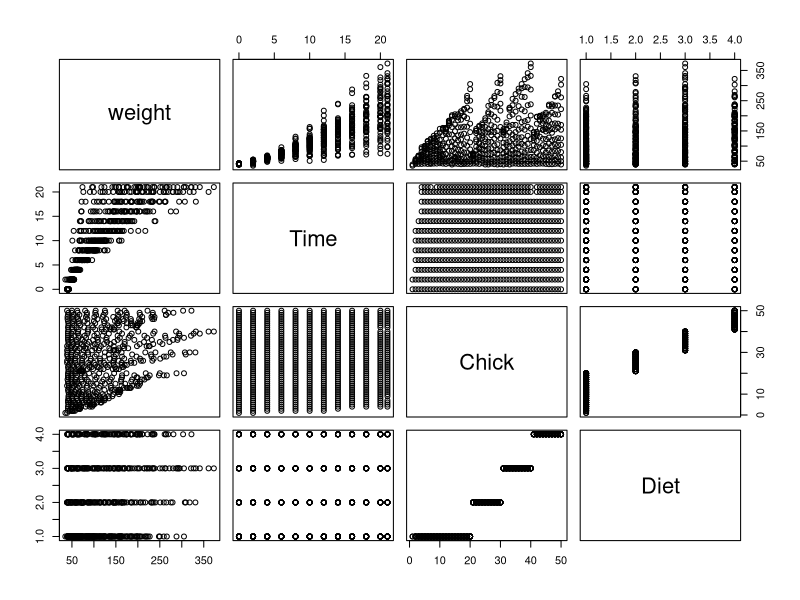
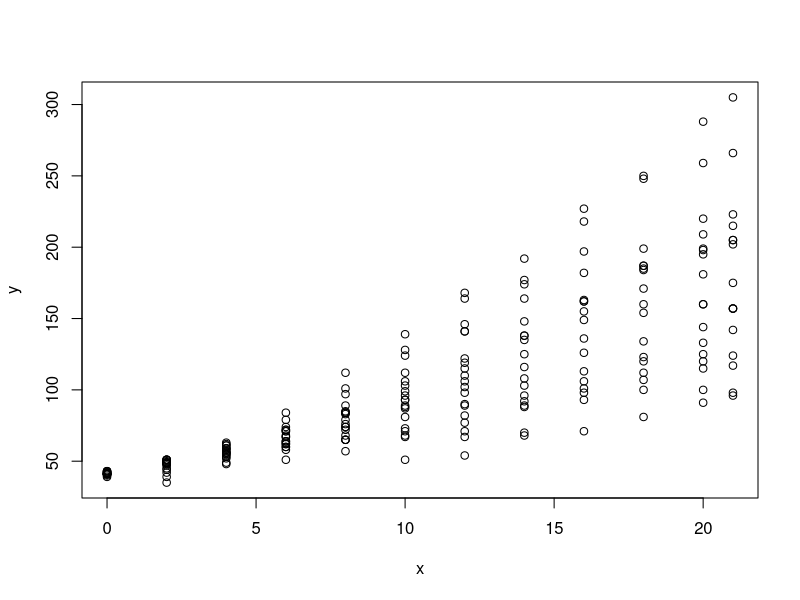

Source code (R) for these figures, in order:
rm(list=ls())

library(MASS)
data("ChickWeight")
colnames(ChickWeight)

"______ 자료유형 분석 _________"
head(ChickWeight)
summary(ChickWeight)
length(ChickWeight$weight)
plot(ChickWeight)

# ChickWeight$Diet
# ChickWeight$Chick

y <- ChickWeight[ChickWeight$Diet==1,]$weight
x <- ChickWeight[ChickWeight$Diet==1,]$Time

plot(x,y)
m1 = lm(formula=x~y, data=ChickWeight)
abline(m1, lty="dotted")

summary(m1)
